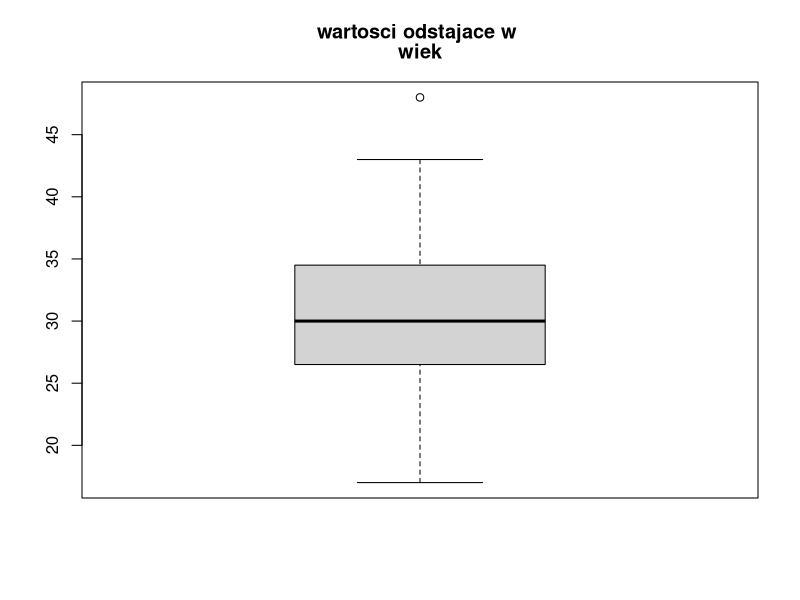
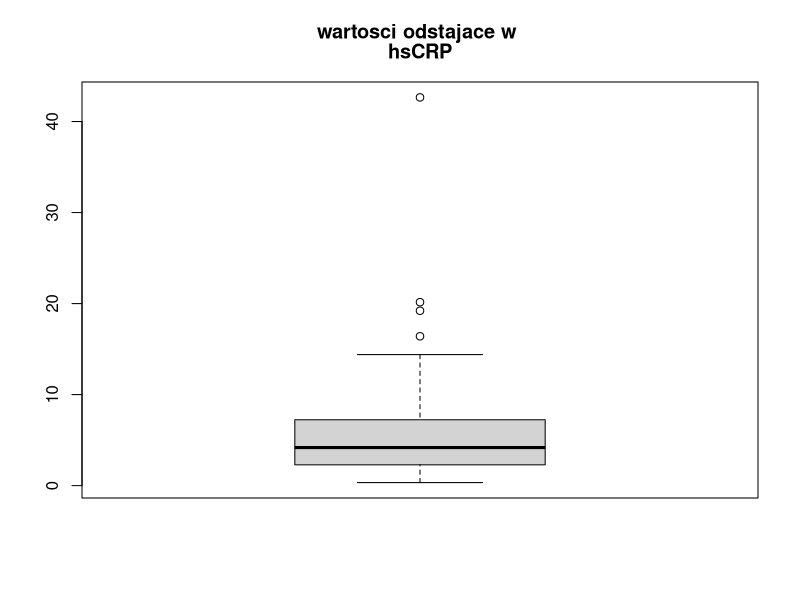
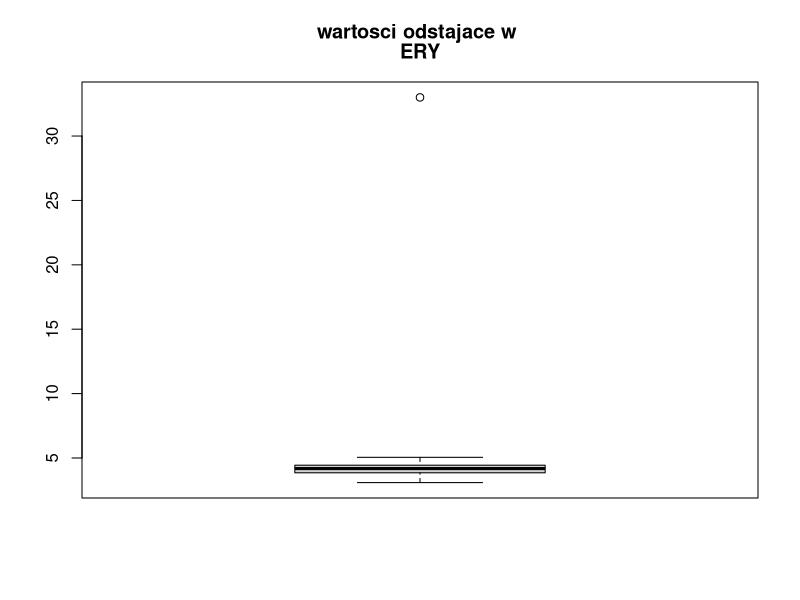
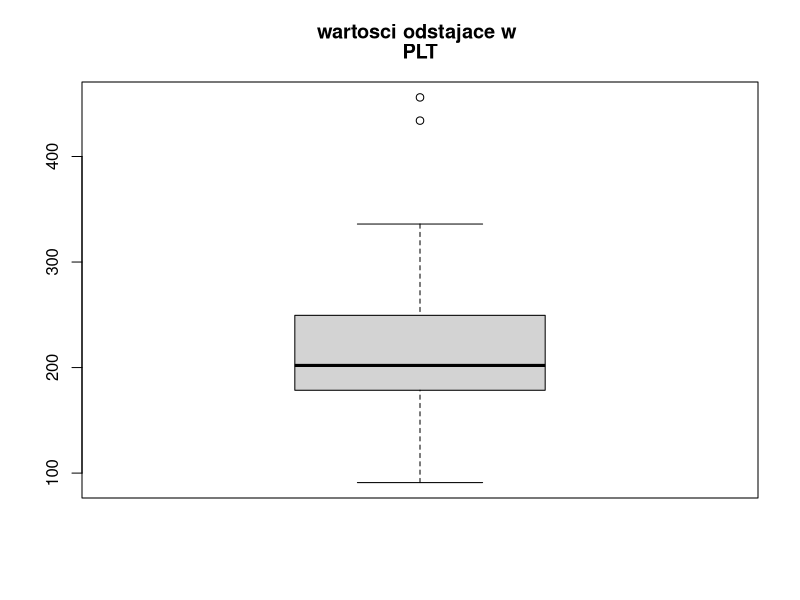
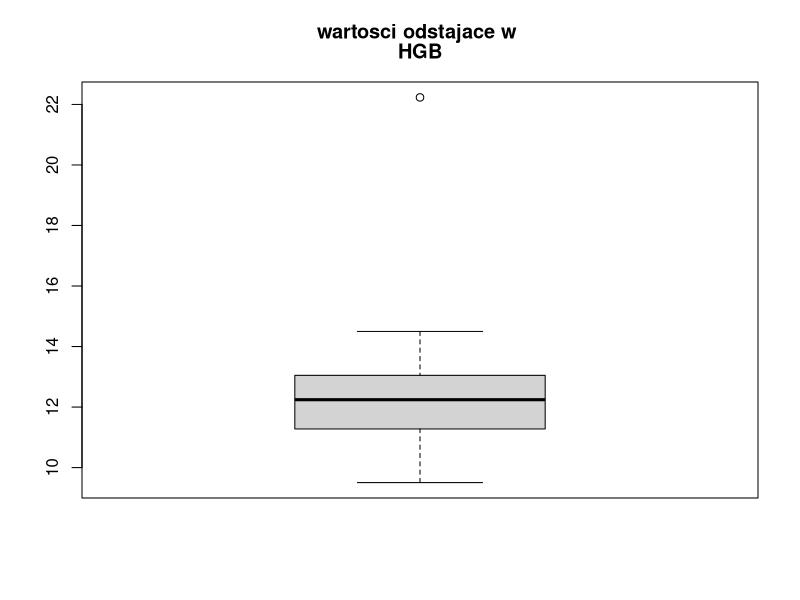
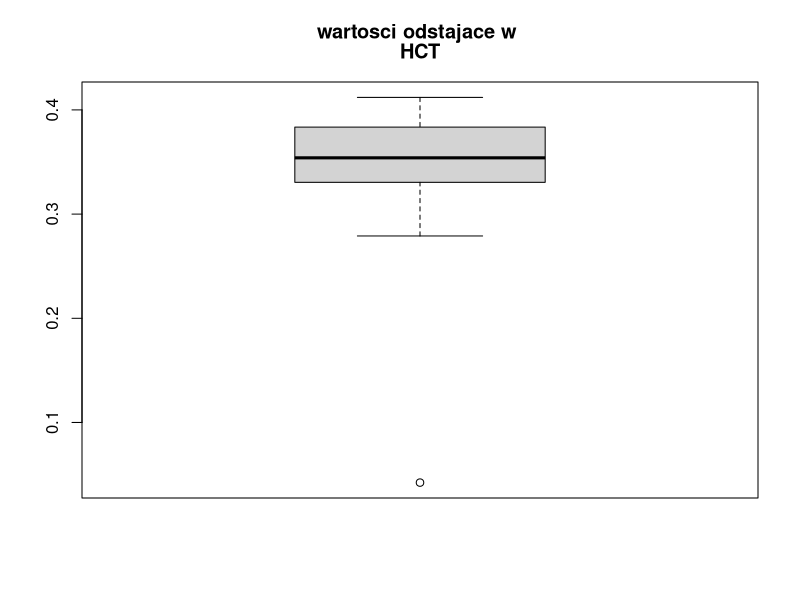
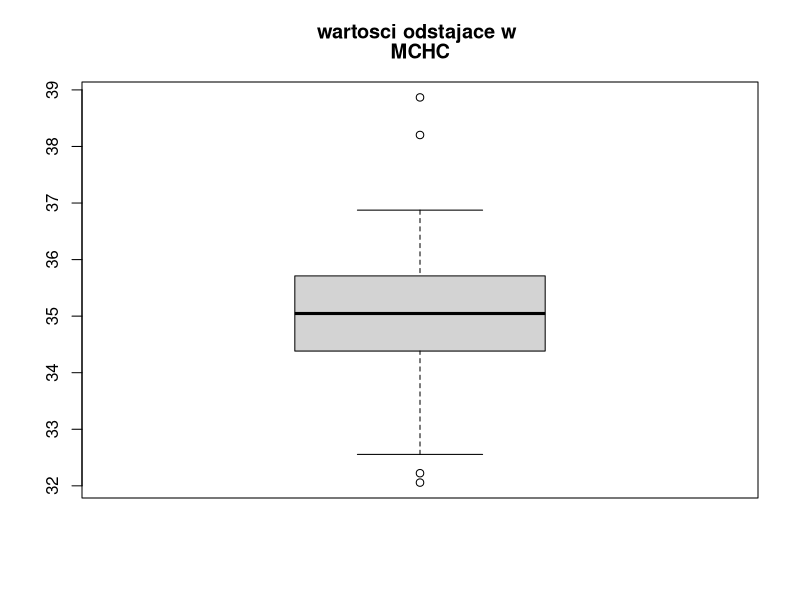
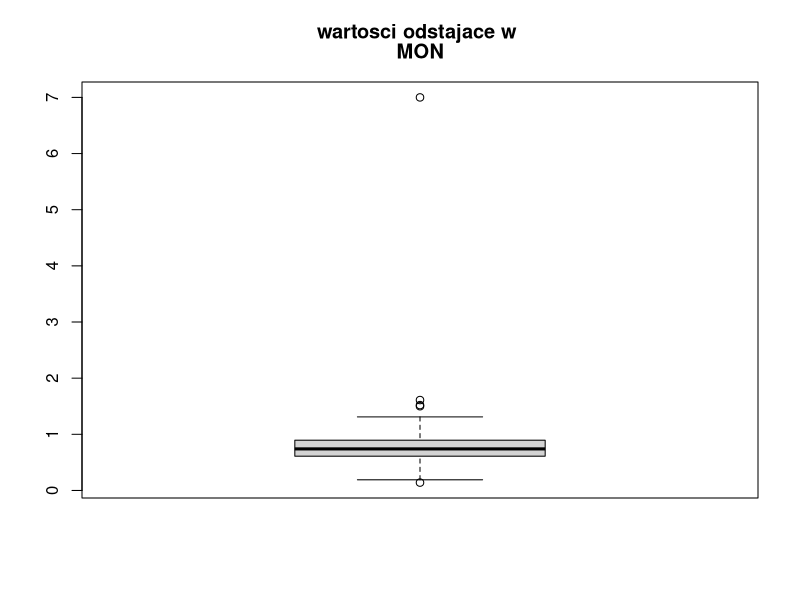

R code for these plots, in order:
#"D:\R-4.1.3\bin\R.exe" CMD BATCH --vanilla "--args dane.csv" projekt.R

#args = commandArgs(trailingOnly=TRUE)
#if (length(args)==0) {
#  stop("Nie podano argumentow.")
#}
#dataRaw <- read.csv2(file=args[1], header=TRUE)

library(Hmisc)
library(dplyr)
library(stats)
library(purrr)

dataRaw <- read.csv2("dane.csv")
setwd("D:/Studia/IV Semestr/R/Projekt")
cn <- names(dataRaw)
groupsNames <- c()

for (i in 1:length(dataRaw)){
  if(cn[i] == "grupa" | cn[i] == "group"){
    grID <- i
    for(j in 1:nrow(dataRaw)){
      if(!(dataRaw[j, i] %in% groupsNames)){
        groupsNames <- append(groupsNames, c(dataRaw[j, i]))
      }
    }
    break
  }
}

#usuniecie brakow i wypisanie wartosci odstajacych

dataModified <- dataRaw

sink("zmiany.txt")
for(i in 1:length(dataRaw)){
  if(any(is.na(dataRaw[, i]))){
    cat("W kolumnie ", i, "wystepuja wartosci puste w wierszach ")
    cat(which(is.na(dataRaw[, i])))
    cat(".\nUzupelniono srednia wynoszaca ", mean(dataRaw[, i], na.rm = TRUE), "\n\n")
  } #else {
    #cat("W kolumnie ", i, "nie wystepuja zadne wartosci puste \n")
  #}
  dataModified[, i] <- impute(dataRaw[, i], mean)
}


for(i in 1:length(dataModified)){
  if(is.numeric(dataModified[, i])){
    cat("\nWartosci odstajace w kolumnie ", cn[i], "\n")
    cat(boxplot.stats(dataModified[, i])$out)
    if(!length(boxplot.stats(dataModified[, i])$out)){
      cat("Brak wartosci odstajaych\n")
    }
  }
}

sink()

pdf("Wartosci odstajace.pdf")
for(i in 1:length(dataModified)){
  if(is.numeric(dataModified[, i])){
    boxplot(dataModified[, i], main = c("wartosci odstajace w ", cn[i]))
  }
}
dev.off()

#charakterystyka danych
sink("Opis danych.txt")
ch <- data.frame(row.names = c("rodzaj", "typ", "maksymalna wartosc", "minimalna wartosc"))
for(i in 1:length(dataModified)){
  ch[1, i] = class(dataModified[1, i])
  if(is.numeric(dataModified[1, i])){
    ch[2, i] = "Dane ilosciowe"
    ch[3, i] = max(dataModified[, i])
    ch[4, i] = min(dataModified[, i])
  } else {
    ch[2, i] = "Dane jakosciowe"
    ch[3, i] = "Nie dotyczy"
    ch[4, i] = "Nie dotyczy"
  }
}
colnames(ch) = cn
sink()

#podsumowanie danych
sink("podsumowanie.txt")
cat("Podsumowanie statystyk dla poszczegolnych grup bez podzialu na plec\n")
for(i in 1:length(dataModified)){
  if(!is.numeric(dataModified[, i])){
    next
  }
  cat("\n", cn[i], "\n")
  summary <- group_by(dataModified, dataModified[grID]) %>%
    summarise(
      count = n(),
      mean = mean(wiek)
    )
  print(summary)
  cat("\n")
}

cat("\nPodsumowanie statystyk dla poszczegolnych grup z podzialem na plec\n")

genderID <- which(cn == "plec" | cn == "gender" | cn == "sex")

for(i in 1:length(dataModified)){
  if(!is.numeric(dataModified[, i])){
    next
  }
  cat("\n", cn[i], "\n")
  summary <- group_by(dataModified, dataModified[, grID], dataModified[, genderID], .add = TRUE) %>%
    summarise(
      count = n(),
      mean = format(mean(dataModified[, i]), nsmall = 2),
      max = format(max(dataModified[, i]), nsmall = 2),
      min = format(min(dataModified[, i]), nsmall = 2),
      sd = format(sd(dataModified[, i]), nsmall = 2),
      median = format(median(dataModified[, i]), nsmall = 2),
      iqr = format(IQR(dataModified[, i]), nsmall = 2),
    )
  print(summary)
  cat("\n")
}
sink()
